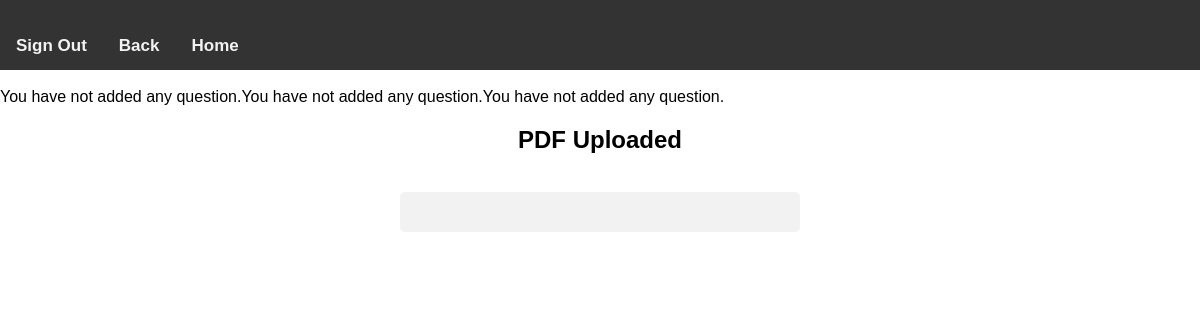
Before: /host_answer_view_list.php?test_code=3J5HF0KMYF&email=d2@gmail.com (signed in) with the older database file.
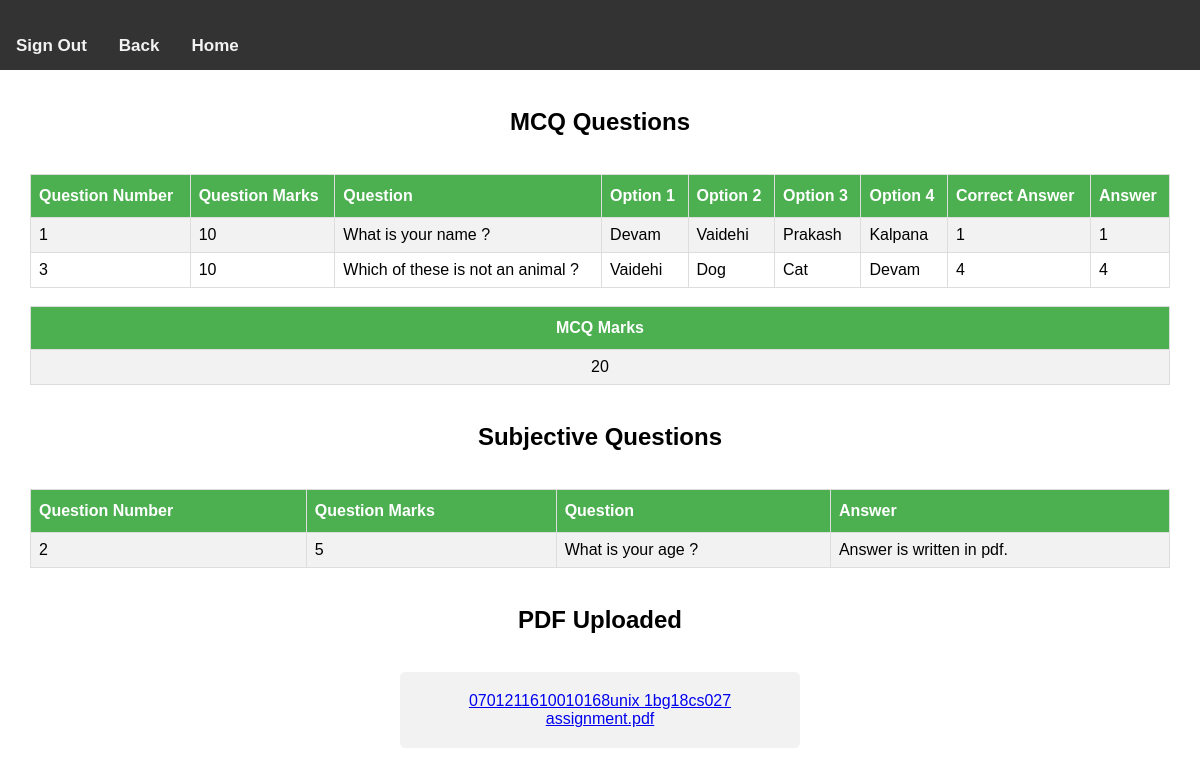
After: the same page with the newer database file.
### tables this page shows
CREATE TABLE `answer_detail` (
  `code` varchar(15) NOT NULL,
  `user_email` varchar(50) NOT NULL,
  `question_number` int(5) NOT NULL,
  `answer` varchar(1500) NOT NULL
);

CREATE TABLE `question_detail` (
  `code` varchar(15) NOT NULL,
  `question_number` int(5) NOT NULL,
  `question_type` varchar(15) NOT NULL,
  `question` varchar(500) NOT NULL,
  `question_marks` int(11) NOT NULL,
  `option1` varchar(500) NOT NULL,
  `option2` varchar(500) NOT NULL,
  `option3` varchar(500) NOT NULL,
  `option4` varchar(500) NOT NULL,
  `correct_answer` int(11) NOT NULL
);

CREATE TABLE `attendance_details` (
  `test_code` varchar(15) NOT NULL,
  `user_email` varchar(50) NOT NULL,
  `attendance` tinyint(1) NOT NULL,
  `test_marks` int(11) NOT NULL,
  `test_document_name` varchar(50) NOT NULL
);

### host_answer_view_list.php (the view, shortened to what this page needs)
<!DOCTYPE HTML PUBLIC "-//W3C//DTD HTML 4.01 Frameset//EN">
<html>
<head>
</head>
<body>
	<div class = "topnav">
		<h5><a href = "signout.php">Sign Out</a></h5>
		<h5><a href = "student_attendance_test_detail.php<?php
		      $testcode = $_GET['test_code'];
		      echo "?test_code=".$testcode."";
		?>">Back</a></h5>
		<h5><a href = "host_test_list.php">Home</a></h5>
	</div>
	<br/>
<?php
require('database_connection.php');
$testcode = $_GET['test_code'];
$email = $_GET['email'];
$sql = "SELECT q.* , a.*
FROM question_detail AS q JOIN answer_detail AS a ON q.code = a.code AND q.question_number = a.question_number
WHERE a.user_email = '$email' AND q.question_type = 'mcq' AND a.code = '$testcode'";
if($result = mysqli_query($connection, $sql)){
    if(mysqli_num_rows($result) > 0){
        echo "<h2><center>MCQ Questions</center></h2></br>";
        echo "<table id='c'>";
        echo "<tr>";
        echo "<th>Question Number</th>";
        echo "<th>Question Marks</th>";
        echo "<th>Question</th>";
        echo "<th>Option 1</th>";
        echo "<th>Option 2</th>";
        echo "<th>Option 3</th>";
        echo "<th>Option 4</th>";
        echo "<th>Correct Answer</th>";
        echo "<th>Answer</th>";
        echo "</tr>";
        while($row = mysqli_fetch_array($result)){
            echo "<tr>";
            echo "<td >" . $row['question_number'] . "</td>";
            echo "<td>" . $row['question_marks'] . "</td>";
            echo "<td>" . $row['question'] . "</td>";
            echo "<td>" . $row['option1'] . "</td>";
            echo "<td>" . $row['option2'] . "</td>";
            echo "<td>" . $row['option3'] . "</td>";
            echo "<td>" . $row['option4'] . "</td>";
            echo "<td>" . $row['correct_answer'] . "</td>";
            echo "<td>" . $row['answer'] . "</td>";
            echo "</tr>";
        }
        echo "</table>";
    } else{
        echo "You have not added any question.";
    }
} else{
    echo "ERROR: Could not able to execute $sql. " . mysqli_error($connection);
}
$query = "SELECT * FROM attendance_details WHERE user_email = '$email' AND test_code = '$testcode'";
if($result = mysqli_query($connection, $query)){
    if(mysqli_num_rows($result) > 0){
        echo "<br/><table id = 'c'>";
        echo "<tr><th><center>MCQ Marks</center></th></tr>";
        while($row = mysqli_fetch_assoc($result)) {
            echo "<tr><td><center>".$row['test_marks']."</center></td></tr>";
        }
        echo "</table>";
    } else{
        echo "You have not added any question.";
    }
} else{
    echo "ERROR: Could not able to execute $query. " . mysqli_error($connection);
}
$sql = "SELECT q.* , a.*
FROM question_detail AS q JOIN answer_detail AS a ON q.code = a.code AND q.question_number = a.question_number
WHERE a.user_email = '$email' AND q.question_type = 'subjective' AND q.code = '$testcode'";
if($result = mysqli_query($connection, $sql)){
    if(mysqli_num_rows($result) > 0){
        echo "<br/><h2><center>Subjective Questions</center></h2></br>";
        echo "<table id='c'>";
        echo "<tr>";
        echo "<th>Question Number</th>";
        echo "<th>Question Marks</th>";
        echo "<th>Question</th>";
        echo "<th>Answer</th>";
        echo "</tr>";
        while($row = mysqli_fetch_array($result)){
            echo "<tr>";
            echo "<td >" . $row['question_number'] . "</td>";
            echo "<td>" . $row['question_marks'] . "</td>";
            echo "<td>" . $row['question'] . "</td>";
            echo "<td>" . $row['answer'] . "</td>";
            echo "</tr>";
        }
        echo "</table>";
    } else{
        echo "You have not added any question.";
    }
} else{
    echo "ERROR: Could not able to execute $sql. " . mysqli_error($connection);
}
echo "<br/><h2><center>PDF Uploaded</center></h2></br>";
?>
<div id="form">
<?php
$sql = "SELECT * FROM attendance_details WHERE test_code='$testcode' AND user_email='$email'";
$result = mysqli_query($connection, $sql);
if (mysqli_num_rows($result) > 0) {
    if ($row = mysqli_fetch_assoc($result)) {
        ?>
                <center><a href="uploads/<?php echo $row['test_document_name']; ?>" target="_blank" ><?php echo $row['test_document_name']; ?></a></center>
                <?php
                    }
                }
                ?>
            </div>
</body>
</html>

Changed rows visible on the page:
added answer_detail: question_number "1", question_detail.question_marks "10", question_detail.question "What is your name ?", question_detail.option1 "Devam", question_detail.option2 "Vaidehi", question_detail.option3 "Prakash", question_detail.option4 "Kalpana", question_detail.correct_answer "1", answer "1", shown under "MCQ Questions"
added answer_detail: question_number "3", question_detail.question_marks "10", question_detail.question "Which of these is not an animal ?", question_detail.option1 "Vaidehi", question_detail.option2 "Dog", question_detail.option3 "Cat", question_detail.option4 "Devam", question_detail.correct_answer "4", answer "4", shown under "MCQ Questions"
added attendance_details: test_marks "20", test_document_name "0701211610010168unix 1bg18cs027 assignment.pdf"
added answer_detail: question_number "2", question_detail.question_marks "5", question_detail.question "What is your age ?", answer "Answer is written in pdf.", shown under "Subjective Questions"
Other visible differences:
text no longer shown: "You have not added any question. You have not added any question. You have not added any question."
text now shown: "MCQ Questions Question Number Question Marks Question Option 1 Option 2 Option 3 Option 4 Correct Answer Answer MCQ Marks Subjective Questions Question Number Question Marks Question Answer"
